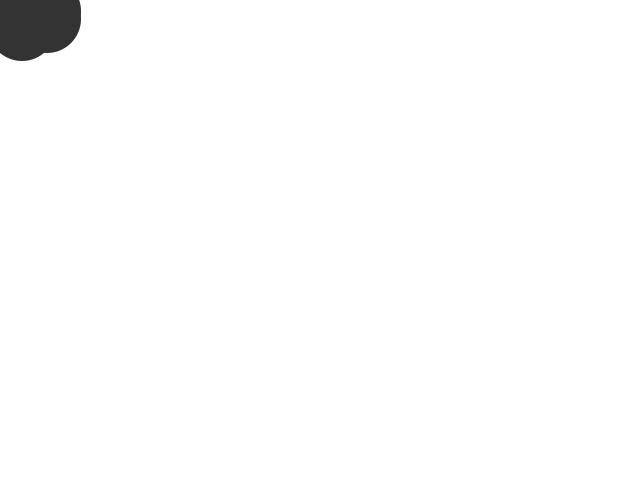
Frame 1 (no input)
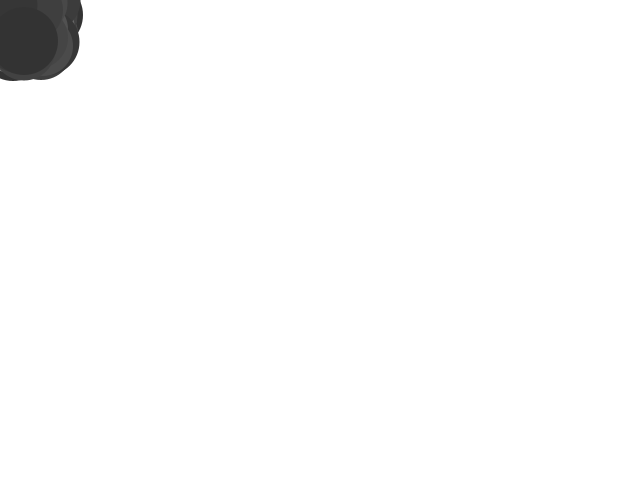
Frame 60 (the mouse pressed at the canvas centre just before this capture)
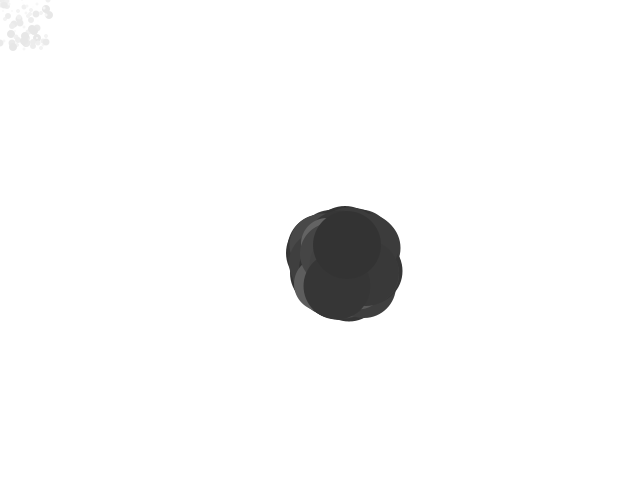
Frame 120 (the mouse held since frame 60 and released just before this capture)

The Processing sketch that drew these frames (run headless with seeded random() and noise(); from frame 60 on, the mouse is pressed at the canvas centre):

// Processing sketch: processing_140354
// ── processing_140354.pde

Ball[] ball;

void setup() {
  size(640, 480);
  ball = new Ball[10];
  for (int i = 0; i < ball.length; i++) {
    ball[i] = new Ball();
  }
}

void draw() {
  background(255);
  for (int i = 0; i < ball.length; i++) {
    ball[i].display(int(random(50)), int(random(50)));
  }
}

class Ball { // class name
  int[] x;
  int[] y ;

  // field (DATA)
  Ball () { 
    x  = new int[70];
    y  = new int[70];
    for (int i =0; i <x.length; i=i+1) { // i ++ ==== i =i+1;
      x[i] =0;
      y[i] = 0;
    }
  }
  void display(int tempX, int tempY) {

    for (int i =0; i < x.length-1; i++) {
      x[i] = x[i +1];// x[49] = x[49+1];
      y[i] = y[i +1];

      x[x.length-1] = mouseX + tempX;
      y[x.length-1] = mouseY + tempY;

      noStroke();
      fill(255-i*3);
      ellipse(x[i], y[i], i, i);
    }
  }
}
